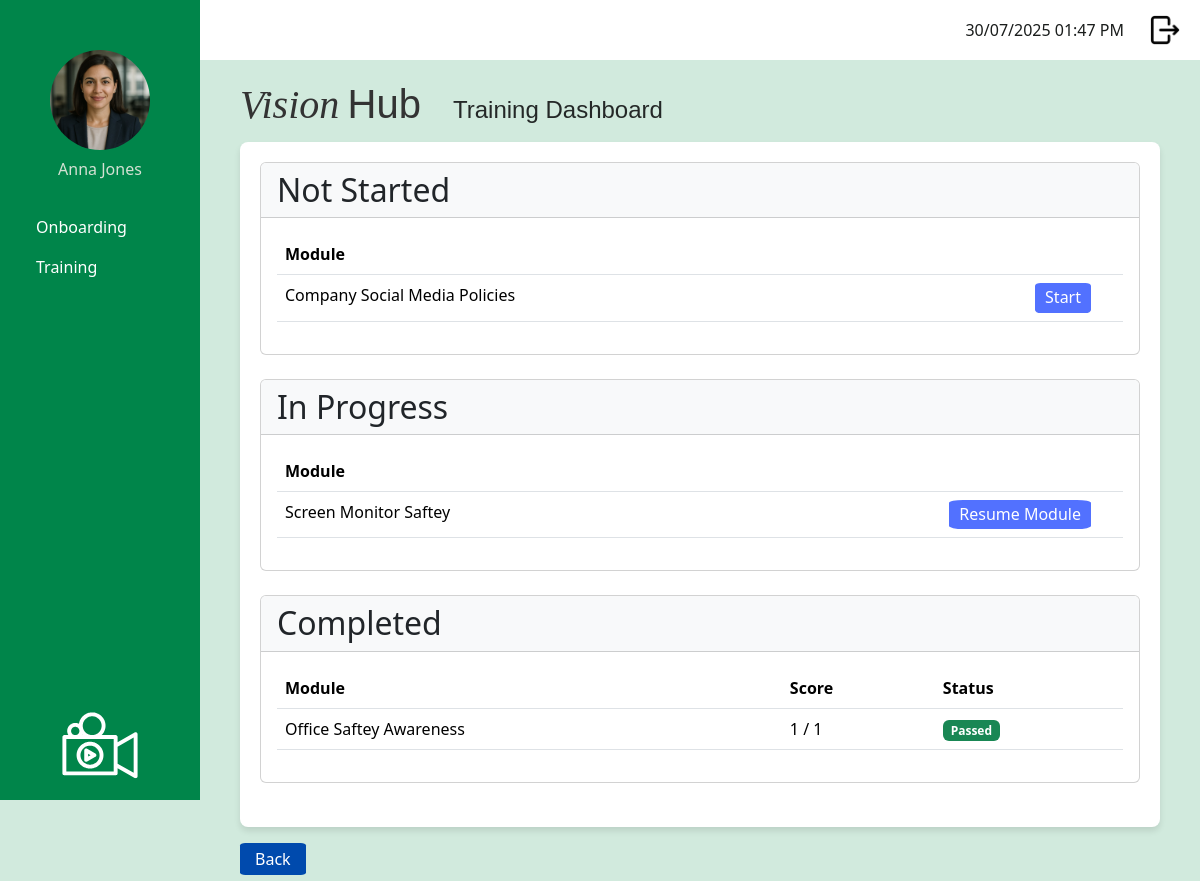
Page /dashboard_training (signed in) on the earlier database version.
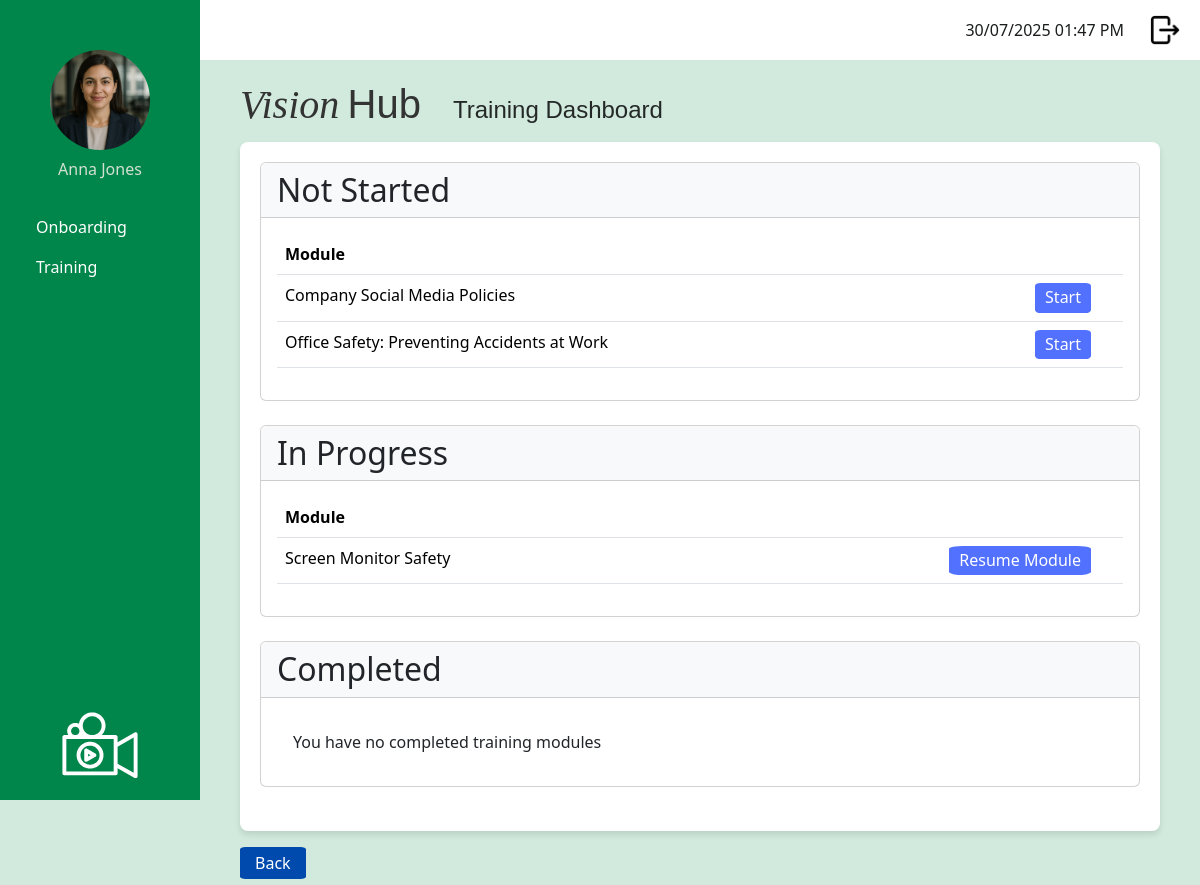
Same page on the later database version.
### app/models.py (models this page shows, shortened)
class TrainingModule (db.Model):
    __tablename__ = 'training_module'
    id: so.Mapped[int] = so.mapped_column(primary_key=True)
    module_title: so.Mapped[str] = so.mapped_column(
        sa.String(150), index=True, unique=True
    )
    module_description: so.Mapped[str] = so.mapped_column(
        sa.Text, nullable=False
    )
    module_instructions: so.Mapped[str] = so.mapped_column(
        sa.Text, nullable=False
    )
    video_url: so.Mapped[str] = so.mapped_column(
        sa.String(300), nullable=True
    )
    active: so.Mapped[bool] = so.mapped_column(
        sa.Boolean, nullable=False, default=True
    )
    questions: so.Mapped[List['Question']] = so.relationship(
        'Question',
        back_populates = 'training_module',
        cascade = 'all, delete-orphan')
    user_progress: so.Mapped[List['UserModuleProgress']] = so.relationship(
        'UserModuleProgress',
        back_populates = 'training_module'
    )
    onboarding_steps: so.Mapped[List['OnboardingStep']] = so.relationship(
        'OnboardingStep',
        back_populates = 'training_module',
        cascade = 'all, delete-orphan'
        )

### app/routes.py (the view)
@app.route('/dashboard_training', methods = ['GET'])
@login_required
def training_dashboard():
    if current_user.role.role_name != "staff":
        return redirect(url_for('logout'))
    onboarding_path = current_user.onboarding_path
    steps = onboarding_path.steps if onboarding_path else []
    active_modules = [
        step.training_module for step in steps if step.training_module.active
    ]
    completed_modules = []
    to_be_completed_modules = []
    in_progress_modules = []
    passing_threshold = 0.5
    for module in active_modules:
        progress = UserModuleProgress.query.filter_by(
            user_id=current_user.id,
            training_module_id=module.id
        ).order_by(UserModuleProgress.id.desc()).first()
        if not progress:
            to_be_completed_modules.append(module)
        else:
            total_questions = len(module.questions) or 1
            if progress.completed_date:
                if (progress.score is not None
                        and (progress.score / total_questions) >= passing_threshold):
                    completed_modules.append({
                        'module': module,
                        'score': progress.score,
                        'passed': True
                    })
                else:
                    to_be_completed_modules.append(module)
            else:
                in_progress_modules.append(module)
    return render_template(
        'dashboard_training.html',
        title="Training Dashboard",
        to_be_completed_modules=to_be_completed_modules,
        in_progress_modules=in_progress_modules,
        completed_modules=completed_modules
    )

### app/models.py (called while the page is built)
@login.user_loader
def load_user(id):
    return db.session.get(User, int(id))

### app/templates/dashboard_training.html
{% extends "base.html" %}
{% block content %}
<div class="page-container">
    <div class="card mb-4">
        <div class="card-header bg-light">
            <h2 class="mb-0">Not Started</h2>
        </div>
            <div class="card-body">
            {% if to_be_completed_modules %}
            <table class="table training-dash-table">
                <thead>
                <tr>
                    <th>Module</th>
                    <th></th>
                </tr>
                </thead>
                <tbody>
                {% for module in to_be_completed_modules %}
                    <tr>
                        <td>{{ module.module_title }}</td>
                        <td>
                            <a href="{{ url_for('take_training_module', module_id=module.id) }}" class="royal-blue-button" type="submit" name="action" value="start">
                                Start
                            </a>
                        </td>
                    </tr>
                {% endfor %}
                </tbody>
            </table>
            {% else %}
            <div class="m-3">
                <p>You have no training modules to start</p>
            </div>
            {% endif %}
        </div>
    </div>
    <div class="card mb-4">
        <div class="card-header bg-light">
            <h2 class="mb-0">In Progress</h2>
        </div>
        <div class="card-body">
        {% if in_progress_modules %}
            <table class="table training-dash-table">
                <thead>
                    <tr>
                        <th>Module</th>
                        <th></th>
                    </tr>
                </thead>
                <tbody>
                {% for module in in_progress_modules %}
                    <tr>
                        <td>{{ module.module_title }}</td>
                        <td>
                             <a href="{{ url_for('take_training_module', module_id=module.id) }}" type="submit" name="action" value="Resume" class="royal-blue-button">
                                Resume Module
                            </a>
                        </td>
                    </tr>
                {% endfor %}
                </tbody>
            </table>
            {% else %}
            <div class="m-3">
                <p>You have no in progress training modules</p>
             </div>
            {% endif %}
        </div>
    </div>
    <div class="card mb-4">
    <div class="card-header bg-light">
        <h2 class="mb-0">Completed</h2>
    </div>
    <div class="card-body">
        {% if completed_modules %}
        <table class="table">
            <thead>
            <tr>
                <th>Module</th>
                <th>Score</th>
                <th>Status</th>
            </tr>
            </thead>
            <tbody>
            {% for entry in completed_modules %}
                <tr>
                    <td>{{ entry.module.module_title }}</td>
                    <td>{{ entry.score }} / {{ entry.module.questions|length }}</td>
                    <td>
                        <span class="badge bg-success">Passed</span>
                    </td>
                </tr>
            {% endfor %}
            </tbody>
        </table>
        {% else %}
        <div class="m-3">
            <p>You have no completed training modules</p>
        </div>
        {% endif %}
    </div>
    </div>
</div>
{% endblock %}
{% block specific_buttons %}
    <div class = "button-container-outside-table">
        <a href="{{ url_for('staff_dashboard') }}" class="dark-blue-button">Back</a>
    </div>
{% endblock %}
{% block specific_heading %}
  <h1 class="page-title">Training Dashboard</h1>
{% endblock %}

Differences in the rows shown:
no longer on this page (row edited): TrainingModule: module.module_title "Office Saftey Awareness"
added TrainingModule: module_title "Office Safety: Preventing Accidents at Work", shown under "Not Started"
changed TrainingModule: module_title "Screen Monitor Saftey" → "Screen Monitor Safety"
Other differences:
text no longer shown: "Module Score Status"
text now shown: "You have no completed training modules"
list line gone: "1 / 1 Passed"
